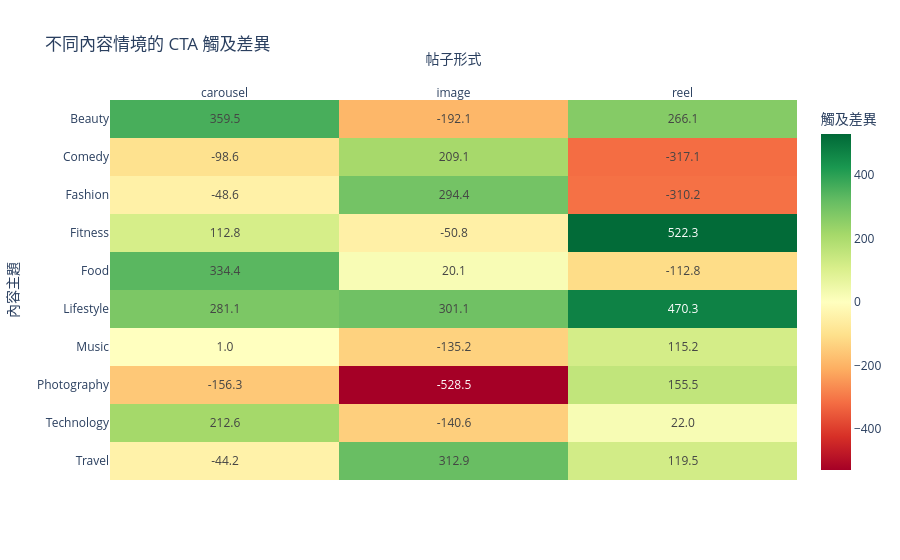
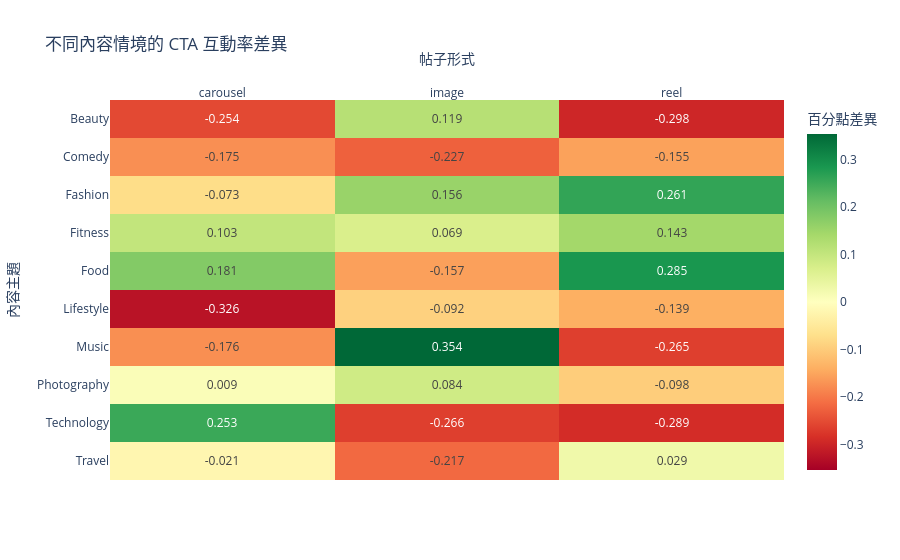
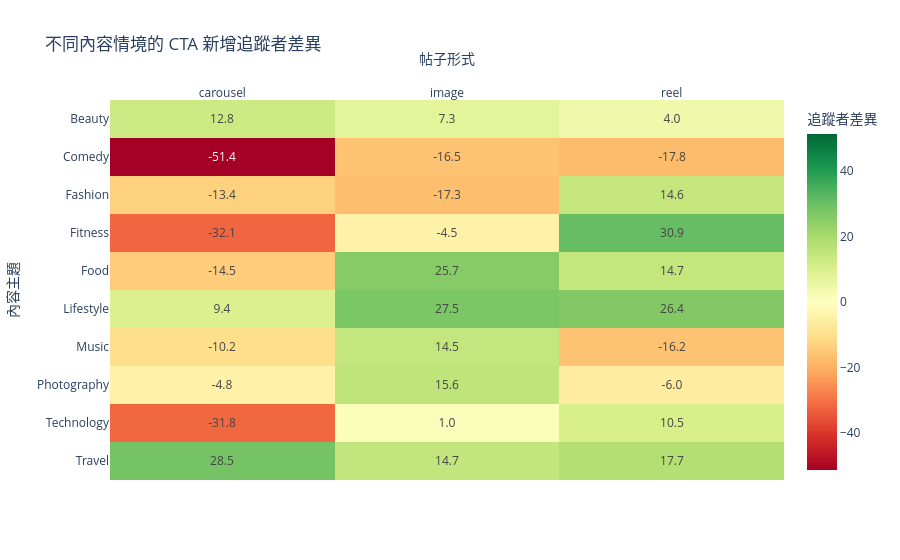

Notebook code for these charts, in order:
### Code cell
reach_heatmap = show_diff_heatmap(
    content_diff,
    "reach_diff",
    "不同內容情境的 CTA 觸及差異",
    "觸及差異",
    ".1f"
)

engagement_heatmap = show_diff_heatmap(
    content_diff,
    "engagement_diff_pp",
    "不同內容情境的 CTA 互動率差異",
    "百分點差異",
    ".3f"
)

followers_heatmap = show_diff_heatmap(
    content_diff,
    "followers_diff",
    "不同內容情境的 CTA 新增追蹤者差異",
    "追蹤者差異",
    ".1f"
)

### Figure 1 — Plotly figure (JSON) as saved in the notebook; plotly's stock layout.template omitted (floating-point values rounded to 4 significant figures)
{"data": [{"coloraxis": "coloraxis", "hovertemplate": "帖子形式: %{x}<br>內容主題: %{y}<br>觸及差異: %{z}<extra></extra>", "name": "0", "texttemplate": "%{z:.1f}", "type": "heatmap", "x": ["carousel", "image", "reel"], "xaxis": "x", "y": ["Beauty", "Comedy", "Fashion", "Fitness", "Food", "Lifestyle", "Music", "Photography", "Technology", "Travel"], "yaxis": "y", "z": [[359.5, -192.1, 266.1], [-98.58, 209.1, -317.1], [-48.62, 294.4, -310.2], [112.8, -50.8, 522.3], [334.4, 20.07, -112.8], [281.1, 301.1, 470.3], [1.011, -135.2, 115.2], [-156.3, -528.5, 155.5], [212.6, -140.6, 22.02], [-44.22, 312.9, 119.5]]}], "layout": {"coloraxis": {"autocolorscale": false, "cmid": 0, "colorbar": {"title": {"text": "觸及差異"}}, "colorscale": [[0, "rgb(165,0,38)"], [0.1, "rgb(215,48,39)"], [0.2, "rgb(244,109,67)"], [0.3, "rgb(253,174,97)"], [0.4, "rgb(254,224,139)"], [0.5, "rgb(255,255,191)"], [0.6, "rgb(217,239,139)"], [0.7, "rgb(166,217,106)"], [0.8, "rgb(102,189,99)"], [0.9, "rgb(26,152,80)"], [1, "rgb(0,104,55)"]]}, "title": {"text": "不同內容情境的 CTA 觸及差異"}, "xaxis": {"anchor": "y", "domain": [0, 1], "side": "top", "title": {"text": "帖子形式"}}, "yaxis": {"anchor": "x", "autorange": "reversed", "domain": [0, 1], "title": {"text": "內容主題"}}}}

### Figure 2 — Plotly figure (JSON) as saved in the notebook; plotly's stock layout.template omitted (floating-point values rounded to 4 significant figures)
{"data": [{"coloraxis": "coloraxis", "hovertemplate": "帖子形式: %{x}<br>內容主題: %{y}<br>百分點差異: %{z}<extra></extra>", "name": "0", "texttemplate": "%{z:.3f}", "type": "heatmap", "x": ["carousel", "image", "reel"], "xaxis": "x", "y": ["Beauty", "Comedy", "Fashion", "Fitness", "Food", "Lifestyle", "Music", "Photography", "Technology", "Travel"], "yaxis": "y", "z": [[-0.2538, 0.1186, -0.2979], [-0.175, -0.2268, -0.155], [-0.07349, 0.1558, 0.2609], [0.1026, 0.06884, 0.1434], [0.1807, -0.1569, 0.2849], [-0.3257, -0.09171, -0.1393], [-0.1759, 0.354, -0.2654], [0.009306, 0.0844, -0.09798], [0.2533, -0.2656, -0.2894], [-0.02109, -0.2167, 0.02866]]}], "layout": {"coloraxis": {"autocolorscale": false, "cmid": 0, "colorbar": {"title": {"text": "百分點差異"}}, "colorscale": [[0, "rgb(165,0,38)"], [0.1, "rgb(215,48,39)"], [0.2, "rgb(244,109,67)"], [0.3, "rgb(253,174,97)"], [0.4, "rgb(254,224,139)"], [0.5, "rgb(255,255,191)"], [0.6, "rgb(217,239,139)"], [0.7, "rgb(166,217,106)"], [0.8, "rgb(102,189,99)"], [0.9, "rgb(26,152,80)"], [1, "rgb(0,104,55)"]]}, "title": {"text": "不同內容情境的 CTA 互動率差異"}, "xaxis": {"anchor": "y", "domain": [0, 1], "side": "top", "title": {"text": "帖子形式"}}, "yaxis": {"anchor": "x", "autorange": "reversed", "domain": [0, 1], "title": {"text": "內容主題"}}}}

### Figure 3 — Plotly figure (JSON) as saved in the notebook; plotly's stock layout.template omitted (floating-point values rounded to 4 significant figures)
{"data": [{"coloraxis": "coloraxis", "hovertemplate": "帖子形式: %{x}<br>內容主題: %{y}<br>追蹤者差異: %{z}<extra></extra>", "name": "0", "texttemplate": "%{z:.1f}", "type": "heatmap", "x": ["carousel", "image", "reel"], "xaxis": "x", "y": ["Beauty", "Comedy", "Fashion", "Fitness", "Food", "Lifestyle", "Music", "Photography", "Technology", "Travel"], "yaxis": "y", "z": [[12.83, 7.313, 4.006], [-51.41, -16.48, -17.84], [-13.45, -17.34, 14.56], [-32.05, -4.532, 30.87], [-14.5, 25.72, 14.71], [9.352, 27.51, 26.36], [-10.17, 14.46, -16.25], [-4.802, 15.6, -5.975], [-31.85, 1.019, 10.47], [28.48, 14.73, 17.7]]}], "layout": {"coloraxis": {"autocolorscale": false, "cmid": 0, "colorbar": {"title": {"text": "追蹤者差異"}}, "colorscale": [[0, "rgb(165,0,38)"], [0.1, "rgb(215,48,39)"], [0.2, "rgb(244,109,67)"], [0.3, "rgb(253,174,97)"], [0.4, "rgb(254,224,139)"], [0.5, "rgb(255,255,191)"], [0.6, "rgb(217,239,139)"], [0.7, "rgb(166,217,106)"], [0.8, "rgb(102,189,99)"], [0.9, "rgb(26,152,80)"], [1, "rgb(0,104,55)"]]}, "title": {"text": "不同內容情境的 CTA 新增追蹤者差異"}, "xaxis": {"anchor": "y", "domain": [0, 1], "side": "top", "title": {"text": "帖子形式"}}, "yaxis": {"anchor": "x", "autorange": "reversed", "domain": [0, 1], "title": {"text": "內容主題"}}}}
